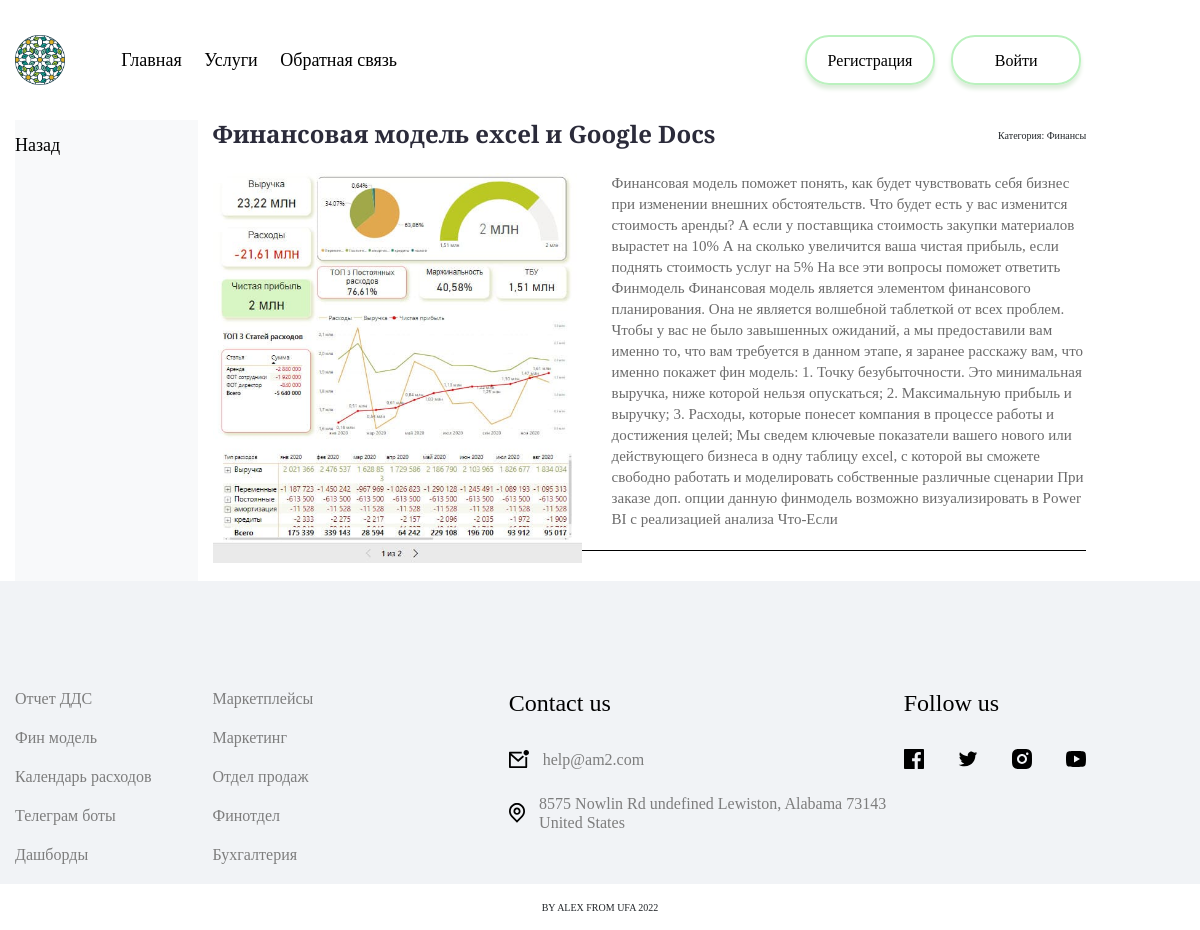
/post/finansovaya-model-excel-i-google-docs/, run on the app's committed database.
### algoritm/models.py (models this page shows, shortened)
class Boards(models.Model):
    title = models.CharField(max_length=255, verbose_name='Заголовок')
    slug = models.SlugField(max_length=255, unique=True, db_index=True, verbose_name='URL')
    content = models.TextField(blank=True, verbose_name='Текст статьи')
    photo = models.ImageField(upload_to='photos/%Y/%m/%d/', verbose_name='Фото')
    time_create = models.DateTimeField(auto_now_add=True, verbose_name='Время создания')
    time_update = models.DateTimeField(auto_now=True, verbose_name='Время изменения')
    is_published = models.BooleanField(default=True, verbose_name='Публикация')
    cat = models.ForeignKey('Category', on_delete=models.PROTECT, verbose_name='Категория')
    def __str__(self):
        return self.title
    class Meta:
        verbose_name = 'Наши услуги'
        verbose_name_plural = 'Наши услуги'
        ordering = ['pk']

class Category(models.Model):
    name = models.CharField(max_length=100, db_index=True, verbose_name='Категория')
    slug = models.SlugField(max_length=255, unique=True, db_index=True, verbose_name='URL')
    time_create = models.DateTimeField(auto_now_add=True, verbose_name='Время создания')
    def __str__(self):
        return self.name
    class Meta:
        verbose_name = "Категория"
        verbose_name_plural = "Категории"
        ordering = ['pk']

### algoritm/views.py (the view)
# urls.py: path('post/<slug:post_slug>/', ShowPost.as_view(), name='post'),
class ShowPost(DataMixin, DetailView):
    model = Boards
    template_name = 'algoritm/post.html'
    slug_url_kwarg = 'post_slug'
    context_object_name = 'post'
    def get_context_data(self, **kwargs):
        context = super().get_context_data(**kwargs)
        c_def = self.get_user_context(title=context['post'])
        return dict(list(context.items()) + list(c_def.items()))

### algoritm/utils.py (called while the page is built)
    def get_user_context(self, **kwargs):
        context = kwargs
        cats = Category.objects.all()  #Category.objects.annotate(Count('boards'))  [{'cat_id': 1, 'id__count': 9},]
        user_menu = menu.copy()
        formsList = forms.copy()
        if not self.request.user.is_authenticated:
            user_menu.pop(2)
        if self.request.user.id != 1:
            formsList.pop(0)
        context['menu'] = user_menu
        context['cats'] = cats
        context['formsList'] = formsList
        if 'cat_selected' not in context:
            context['cat_selected'] = 0
        return context

### algoritm/templates/algoritm/post.html
{% extends 'algoritm/base.html' %}
{% load algoritm_tags %}
{% block content%}
<section class="container content__block">
        <div class="row">
            <div class="col-md-2 col-sm-4 m-10">
                <nav class ="bg-light menu-vertical mb-5 h-100">
                    <ul class ="nav navbar-nav">
                            <li class="mb-4 mt-4"><a class ="menu__link_verical" href="{% url 'products' %}">Назад</a></li>
                    </ul>
                </nav>
            </div>
            <div class="col-9">
                <div class="container post__area">
                    <div class="d-flex flex-row title__row">
                        <h2 class="content__title">{{ post.title }}</h2>
                        <p>Категория: {{ post.cat}}</p>
                    </div>
                    <div class ="container">
                        {%if post.photo %}
                            <img class="image_full_size img-responsive" src="{{ post.photo.url }}">
                        {% else %}
                            <img class="image_full_size img-responsive" src="../../static/algoritm/images/dashboard.jpg">
                        {% endif %}
                        <p class="content__block-text"> {{ post.content }}  </p>
                    </div>
                </div>
            </div>
        </div>
    </section>
{% endblock content%}

### algoritm/static/algoritm/css/style.css (style rules this page uses)
@media screen and (min-width: 1200px) { .container { max-width: 1170px; padding: 0; } }

### algoritm/static/algoritm/css/main.css (style rules this page uses)
:root { font-size: 10px; }
body { margin: 0; font-family: 'Playfair Display'; box-sizing: border-box; overflow-x: hidden; }

### algoritm/static/algoritm/css/products.css (style rules this page uses)
.content__block { margin-top: 12rem; }
.menu__link_verical { text-decoration: none; font-style: normal; font-weight: 400; font-size: 1.8rem; line-height: 2.1rem; color: #000000; white-space: nowrap; }
.post__area { text-decoration: none; list-style: none; margin-bottom: 3rem; border-bottom: .1rem solid black; }
.title__row { justify-content: space-between; align-items: end; }
.content__title { font-weight: 700; font-size: 2.4rem; line-height: 2.8rem; color: #2B2B3A; text-decoration: none; }
.image_full_size { max-width: 40rem; max-height: 40rem; float: left; padding: 0 3rem 1rem 0; }
.content__block-text { min-height: 20rem; font-weight: normal; font-size: 1.5rem; line-height: 2.1rem; color: #6B6B6B; margin: 2rem 0 0 0; padding-bottom: 2rem; }

### data on the page
Boards: title "Финансовая модель excel и Google Docs", cat "Финансы", photo (picture), content "Финансовая модель поможет понять, как будет чувствовать себя бизнес при изменении внешних обстоятельств. Что будет есть у вас изменится стоимость аренды? А если у поставщика стоимость закупки материалов вырастет на 10% А на сколько увеличится ваша чистая прибыль, если поднять стоимость услуг на 5% На все эти вопросы поможет ответить Финмодель Финансовая модель является элементом финансового планирования. Она не является волшебной таблеткой от всех проблем. Чтобы у вас не было завышенных ожиданий, а мы предоставили вам именно то, что вам требуется в данном этапе, я заранее расскажу вам, что именно покажет фин модель: 1. Точку безубыточности. Это минимальная выручка, ниже которой нельзя…"

### other printed values
{{ m.title }} "Главная" "Услуги" "Обратная связь"
